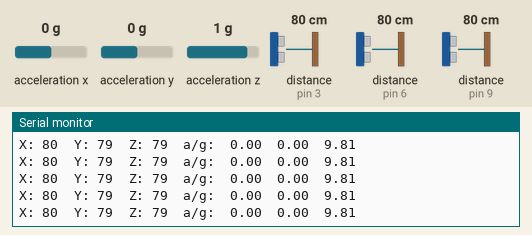
A sketch run on a simulated Arduino Uno, built with avr-gcc and run on an emulated ATmega328P. Parts: the last lines printed to the serial monitor. Wiring (inferred from the names in the program): 3 × ultrasonic range finder: trigger pin 2, echo pin 3 / trigger pin 5, echo pin 6 / trigger pin 8, echo pin 9. The inputs (shaded band) are chosen by the test bench; at power-on: acceleration x 0 g, distance to the obstacle (sensors on pin 3, pin 6, pin 9) 80 cm, acceleration y 0 g, acceleration z 1 g. The echo pulse lasts 58.3 µs per cm.

Above: at 1.2 s.
1.3 s: acceleration x set to -1.4 g
At 2.4 s:
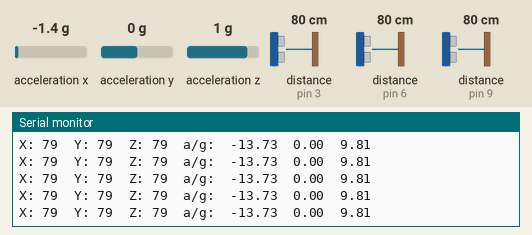
4.3 s: distance to the obstacle (sensor on pin 3) set to 2 cm
At 5.2 s:
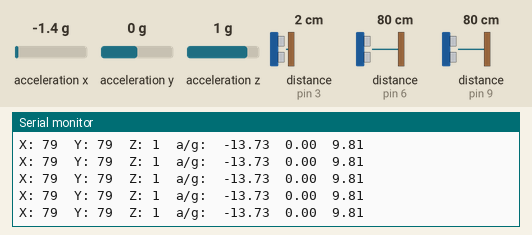
7.3 s: distance to the obstacle (sensor on pin 6) set to 2 cm
At 8.3 s:
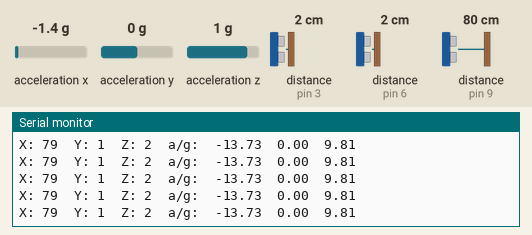
10.3 s: distance to the obstacle (sensor on pin 9) set to 120 cm
At 11.1 s:
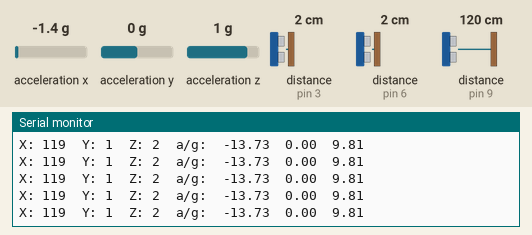
13.3 s: acceleration y set to -1.4 g
At 13.8 s:
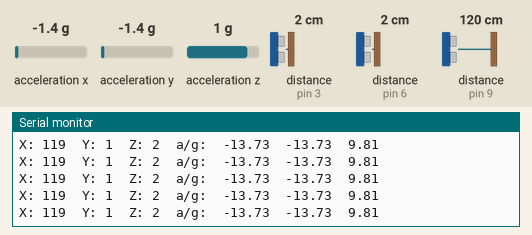
16.3 s: distance to the obstacle (sensor on pin 3) set to 35 cm
At 17.0 s:
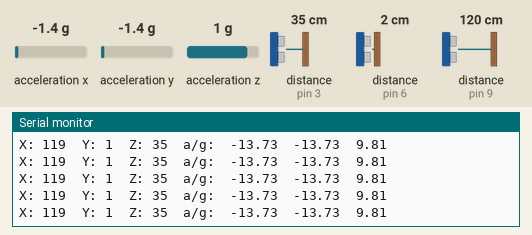
Timing chart, 0 to 19.3 s (numbered marks = the images above; inputs shaded):
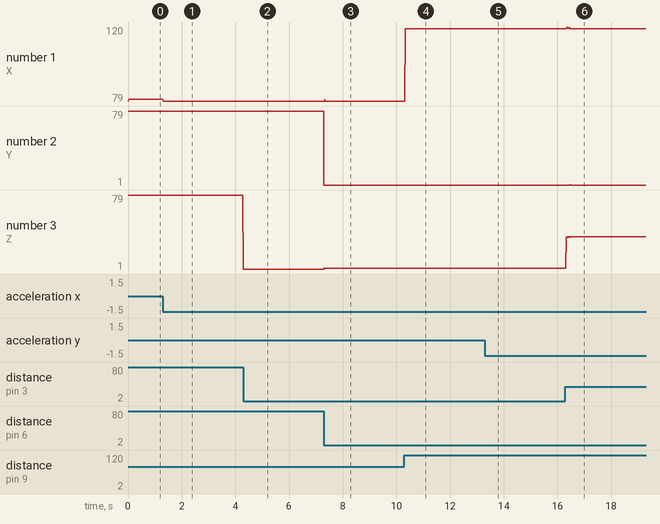

The sketch:

accelmpu.ino
```cpp
#include "ultrasonic_3d.h"
#include "mpu.h"

#include <I2Cdev.h>
#include "MPU6050.h"
#include <Wire.h>

//uncomment to read mpu as m/s
//comment to read as raw, sensitivity -> 2g
//#define MPU_AS_RAW


void setup() {
 // put your setup code here, to run once:
 Serial.begin(38400);
 mpu_setup();
 ultrasonic_3d_setup();
}

void loop() {
  // put your main code here, to run repeatedly:


SonarSensor(XTRIG, XECHO);
Serial.print("X: ");
Serial.print(distance);

SonarSensor(YTRIG, YECHO);
Serial.print("  Y: ");
Serial.print(distance);

SonarSensor(ZTRIG, ZECHO);
Serial.print("  Z: ");
Serial.print(distance);

#ifndef MPU_AS_RAW
mpu_as_ms();
Serial.print("  a/g:\t");
Serial.print(axp); Serial.print("\t");
Serial.print(ayp); Serial.print("\t");
Serial.print(azp); Serial.println("\t");
#endif

#ifdef MPU_AS_RAW
mpu_as_raw();
Serial.print("  a/g:\t");
Serial.print(ax); Serial.print("\t");
Serial.print(ay); Serial.print("\t");
Serial.print(az); Serial.println("\t");
#endif

}
```

mpu.h
```cpp
#ifndef MPU_ADDED
#define MPU_ADDED

#define GYRO_SENSITIVITY 131
#define ACCEL_SENSITIVITY 16384
#define GRAVITY 9.81


int16_t ax, ay, az, gx, gy, gz; //collect raw values as global
float axp, ayp, azp, gxp, gyp, gzp; //collect processed m/s values as global

bool mpu_ready  = false;

void mpu_as_raw();
void mpu_as_ms();
void mpu_setup();

#endif
```

mpu.ino
```cpp
#include <I2Cdev.h>
#include "MPU6050.h"
#include <Wire.h>
#include "mpu.h"

MPU6050 mpu;


void mpu_setup(){

 mpu.initialize();
 mpu.setSleepEnabled(false);
 mpu.setFullScaleAccelRange(0); // 0=> +-250deg/s ; 1=> +-500deg/s ; 2=> +-1000deg/s ; 3=> 2000deg/s
 mpu.setFullScaleGyroRange(0);  // 0=> +-2g ; 1=> +-4g ; 2=> +-8g ; 3=> +-16g

 mpu_ready = mpu.testConnection();
}

void mpu_as_raw(){
        ax = (int16_t)mpu.getAccelerationX();
        ay = (int16_t)mpu.getAccelerationY();
        az = (int16_t)mpu.getAccelerationZ();
}

void mpu_as_ms(){

        axp = mpu.getAccelerationX();
        ayp = mpu.getAccelerationY();
        azp = mpu.getAccelerationZ();

        axp = (axp/ACCEL_SENSITIVITY)*GRAVITY;
        ayp = (ayp/ACCEL_SENSITIVITY)*GRAVITY;
        azp = (azp/ACCEL_SENSITIVITY)*GRAVITY;

  }
```

ultrasonic_3d.h
```cpp
#ifndef ULTRA_ADDED
#define ULTRA_ADDED

#define XTRIG 8
#define XECHO 9
#define YTRIG 5
#define YECHO 6
#define ZTRIG 2
#define ZECHO 3

int distance,duration;
void SonarSensor(int trigPin,int echoPin);
#endif
```

ultrasonic_3d.ino
```cpp
#include "ultrasonic_3d.h"

void ultrasonic_3d_setup(){
pinMode(XTRIG, OUTPUT);
pinMode(XECHO, INPUT);
pinMode(YTRIG, OUTPUT);
pinMode(YECHO, INPUT);
pinMode(ZTRIG, OUTPUT);
pinMode(ZECHO, INPUT);

}


void SonarSensor(int trigPin,int echoPin)
{
digitalWrite(trigPin, LOW);
delayMicroseconds(2);
digitalWrite(trigPin, HIGH);
delayMicroseconds(10);
digitalWrite(trigPin, LOW);
duration = pulseIn(echoPin, HIGH);
distance = (duration/2) / 29.1;

}
```

Measured:
- after the input at 1.3 s, the serial monitor: prints a new line at once (image 1)
- after the input at 4.3 s, the serial monitor: prints a new line at once (image 2)
- after the input at 7.3 s, the serial monitor: prints a new line at once (image 3)
- after the input at 10.3 s, the serial monitor: prints a new line at once (image 4)
- after the input at 13.3 s, the serial monitor: prints a new line at once (image 5)
- after the input at 16.3 s, the serial monitor: prints a new line at once (image 6)
- plotted number 1: 79 → 119 after the input at 10.3 s
- plotted number 3: 79 → 1 after the input at 4.3 s, 1 → 2 after the input at 7.3 s, 2 → 35 after the input at 16.3 s
